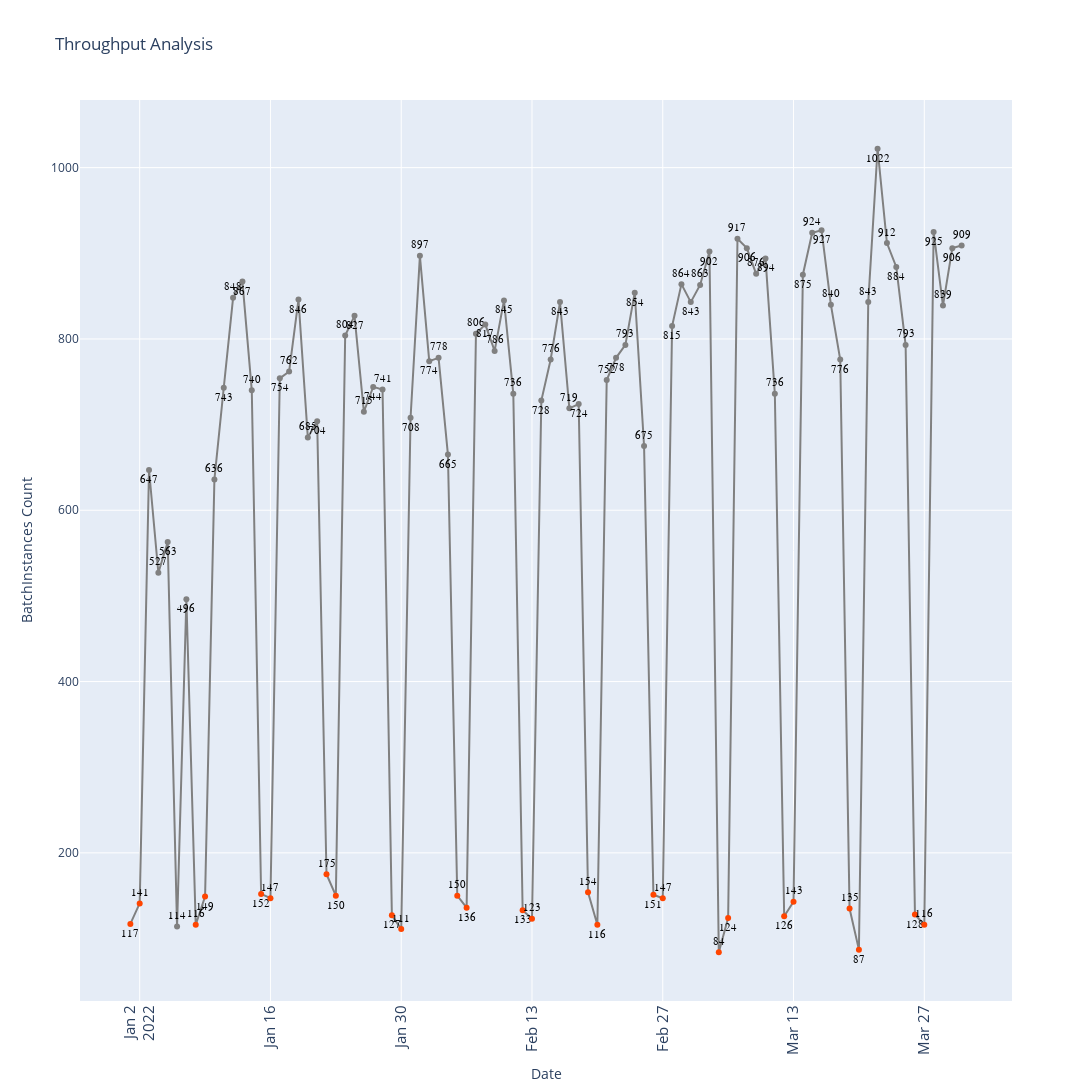

The notebook cell saved with this chart:
### Markdown cell above
##### Throughput of Batches per Day

### Code cell
cypher_throughput_analysis = """
    MATCH (n:BatchInstance)
    WITH n, date(n.earliest_timestamp) AS day
    RETURN day,
           count(n) AS batch_count
    ORDER BY day
"""


def throughput_analysis(uri, username, password, cypher_throughput_analysis):
    driver = GraphDatabase.driver(uri, auth=(username, password))
    with driver.session() as session:
        result = session.run(cypher_throughput_analysis)
        data = result.data()
        return data
    
results_throughput_analysis = throughput_analysis(uri, username, password, cypher_throughput_analysis)

days = [str(row['day']) for row in results_throughput_analysis]
batch_counts = [row['batch_count'] for row in results_throughput_analysis]

dates = [datetime.strptime(day, '%Y-%m-%d') for day in days]

colors = ['gray' if date.weekday() < 5 else 'orangered' for date in dates]


fig = go.Figure()

fig.add_trace(go.Scatter(
    x=days,
    y=batch_counts,
    mode='lines',
    line=dict(color='gray'),
    showlegend=False
))

for i, day in enumerate(days):
    text_position = 'bottom center' if i % 2 == 0 else 'top center'
    fig.add_trace(go.Scatter(
        x=[day],
        y=[batch_counts[i]],
        mode='markers+text',
        marker=dict(color=colors[i]),
        text=[batch_counts[i]],
        textposition=text_position,
        textfont=dict(size=11, color='black', family='Arial Black'),
        showlegend=False
    ))

fig.update_layout(
    title='Throughput Analysis',
    xaxis_title='Date',
    yaxis_title='BatchInstances Count',
    xaxis_tickangle=-90,
    xaxis_tickfont_size=15,
    width=1600,
    height=1200
)

fig.update_layout(hovermode='x unified')

fig.show()

#pio.write_image(fig, 'BatchInstancesThroughputAnalysis.png', width=1000, height=600, scale=3)

### Figure 1 — Plotly figure (JSON) as saved in the notebook; plotly's stock layout.template omitted (floating-point values rounded to 4 significant figures)
{"data": [{"line": {"color": "gray"}, "mode": "lines", "showlegend": false, "type": "scatter", "x": ["2022-01-01", "2022-01-02", "2022-01-03", "2022-01-04", "2022-01-05", "2022-01-06", "2022-01-07", "2022-01-08", "2022-01-09", "2022-01-10", "2022-01-11", "2022-01-12", "2022-01-13", "2022-01-14", "2022-01-15", "2022-01-16", "2022-01-17", "2022-01-18", "2022-01-19", "2022-01-20", "2022-01-21", "2022-01-22", "2022-01-23", "2022-01-24", "2022-01-25", "2022-01-26", "2022-01-27", "2022-01-28", "2022-01-29", "2022-01-30", "2022-01-31", "2022-02-01", "2022-02-02", "2022-02-03", "2022-02-04", "2022-02-05", "2022-02-06", "2022-02-07", "2022-02-08", "2022-02-09", "2022-02-10", "2022-02-11", "2022-02-12", "2022-02-13", "2022-02-14", "2022-02-15", "2022-02-16", "2022-02-17", "2022-02-18", "2022-02-19", "2022-02-20", "2022-02-21", "2022-02-22", "2022-02-23", "2022-02-24", "2022-02-25", "2022-02-26", "2022-02-27", "2022-02-28", "2022-03-01", "2022-03-02", "2022-03-03", "2022-03-04", "2022-03-05", "2022-03-06", "2022-03-07", "2022-03-08", "2022-03-09", "2022-03-10", "2022-03-11", "2022-03-12", "2022-03-13", "2022-03-14", "2022-03-15", "2022-03-16", "2022-03-17", "2022-03-18", "2022-03-19", "2022-03-20", "2022-03-21", "2022-03-22", "2022-03-23", "2022-03-24", "2022-03-25", "2022-03-26", "2022-03-27", "2022-03-28", "2022-03-29", "2022-03-30", "2022-03-31"], "y": [117, 141, 647, 527, 563, 114, 496, 116, 149, 636, 743, 848, 867, 740, 152, 147, 754, 762, 846, 685, 704, 175, 150, 804, 827, 715, 744, 741, 127, 111, 708, 897, 774, 778, 665, 150, 136, 806, 817, 786, 845, 736, 133, 123, 728, 776, 843, 719, 724, 154, 116, 752, 778, 793, 854, 675, 151, 147, 815, 864, 843, 863, 902, 84, 124, 917, 906, 876, 894, 736, 126, 143, 875, 924, 927, 840, 776, 135, 87, 843, 1022, 912, 884, 793, 128, 116, 925, 839, 906, 909]}, {"marker": {"color": "orangered"}, "mode": "markers+text", "showlegend": false, "text": ["117"], "textfont": {"color": "black", "family": "Arial Black", "size": 11}, "textposition": "bottom center", "type": "scatter", "x": ["2022-01-01"], "y": [117]}, {"marker": {"color": "orangered"}, "mode": "markers+text", "showlegend": false, "text": ["141"], "textfont": {"color": "black", "family": "Arial Black", "size": 11}, "textposition": "top center", "type": "scatter", "x": ["2022-01-02"], "y": [141]}, {"marker": {"color": "gray"}, "mode": "markers+text", "showlegend": false, "text": ["647"], "textfont": {"color": "black", "family": "Arial Black", "size": 11}, "textposition": "bottom center", "type": "scatter", "x": ["2022-01-03"], "y": [647]}, {"marker": {"color": "gray"}, "mode": "markers+text", "showlegend": false, "text": ["527"], "textfont": {"color": "black", "family": "Arial Black", "size": 11}, "textposition": "top center", "type": "scatter", "x": ["2022-01-04"], "y": [527]}, {"marker": {"color": "gray"}, "mode": "markers+text", "showlegend": false, "text": ["563"], "textfont": {"color": "black", "family": "Arial Black", "size": 11}, "textposition": "bottom center", "type": "scatter", "x": ["2022-01-05"], "y": [563]}, {"marker": {"color": "gray"}, "mode": "markers+text", "showlegend": false, "text": ["114"], "textfont": {"color": "black", "family": "Arial Black", "size": 11}, "textposition": "top center", "type": "scatter", "x": ["2022-01-06"], "y": [114]}, {"marker": {"color": "gray"}, "mode": "markers+text", "showlegend": false, "text": ["496"], "textfont": {"color": "black", "family": "Arial Black", "size": 11}, "textposition": "bottom center", "type": "scatter", "x": ["2022-01-07"], "y": [496]}, {"marker": {"color": "orangered"}, "mode": "markers+text", "showlegend": false, "text": ["116"], "textfont": {"color": "black", "family": "Arial Black", "size": 11}, "textposition": "top center", "type": "scatter", "x": ["2022-01-08"], "y": [116]}, {"marker": {"color": "orangered"}, "mode": "markers+text", "showlegend": false, "text": ["149"], "textfont": {"color": "black", "family": "Arial Black", "size": 11}, "textposition": "bottom center", "type": "scatter", "x": ["2022-01-09"], "y": [149]}, {"marker": {"color": "gray"}, "mode": "markers+text", "showlegend": false, "text": ["636"], "textfont": {"color": "black", "family": "Arial Black", "size": 11}, "textposition": "top center", "type": "scatter", "x": ["2022-01-10"], "y": [636]}, {"marker": {"color": "gray"}, "mode": "markers+text", "showlegend": false, "text": ["743"], "textfont": {"color": "black", "family": "Arial Black", "size": 11}, "textposition": "bottom center", "type": "scatter", "x": ["2022-01-11"], "y": [743]}, {"marker": {"color": "gray"}, "mode": "markers+text", "showlegend": false, "text": ["848"], "textfont": {"color": "black", "family": "Arial Black", "size": 11}, "textposition": "top center", "type": "scatter", "x": ["2022-01-12"], "y": [848]}, {"marker": {"color": "gray"}, "mode": "markers+text", "showlegend": false, "text": ["867"], "textfont": {"color": "black", "family": "Arial Black", "size": 11}, "textposition": "bottom center", "type": "scatter", "x": ["2022-01-13"], "y": [867]}, {"marker": {"color": "gray"}, "mode": "markers+text", "showlegend": false, "text": ["740"], "textfont": {"color": "black", "family": "Arial Black", "size": 11}, "textposition": "top center", "type": "scatter", "x": ["2022-01-14"], "y": [740]}, {"marker": {"color": "orangered"}, "mode": "markers+text", "showlegend": false, "text": ["152"], "textfont": {"color": "black", "family": "Arial Black", "size": 11}, "textposition": "bottom center", "type": "scatter", "x": ["2022-01-15"], "y": [152]}, {"marker": {"color": "orangered"}, "mode": "markers+text", "showlegend": false, "text": ["147"], "textfont": {"color": "black", "family": "Arial Black", "size": 11}, "textposition": "top center", "type": "scatter", "x": ["2022-01-16"], "y": [147]}, {"marker": {"color": "gray"}, "mode": "markers+text", "showlegend": false, "text": ["754"], "textfont": {"color": "black", "family": "Arial Black", "size": 11}, "textposition": "bottom center", "type": "scatter", "x": ["2022-01-17"], "y": [754]}, {"marker": {"color": "gray"}, "mode": "markers+text", "showlegend": false, "text": ["762"], "textfont": {"color": "black", "family": "Arial Black", "size": 11}, "textposition": "top center", "type": "scatter", "x": ["2022-01-18"], "y": [762]}, {"marker": {"color": "gray"}, "mode": "markers+text", "showlegend": false, "text": ["846"], "textfont": {"color": "black", "family": "Arial Black", "size": 11}, "textposition": "bottom center", "type": "scatter", "x": ["2022-01-19"], "y": [846]}, {"marker": {"color": "gray"}, "mode": "markers+text", "showlegend": false, "text": ["685"], "textfont": {"color": "black", "family": "Arial Black", "size": 11}, "textposition": "top center", "type": "scatter", "x": ["2022-01-20"], "y": [685]}, {"marker": {"color": "gray"}, "mode": "markers+text", "showlegend": false, "text": ["704"], "textfont": {"color": "black", "family": "Arial Black", "size": 11}, "textposition": "bottom center", "type": "scatter", "x": ["2022-01-21"], "y": [704]}, {"marker": {"color": "orangered"}, "mode": "markers+text", "showlegend": false, "text": ["175"], "textfont": {"color": "black", "family": "Arial Black", "size": 11}, "textposition": "top center", "type": "scatter", "x": ["2022-01-22"], "y": [175]}, {"marker": {"color": "orangered"}, "mode": "markers+text", "showlegend": false, "text": ["150"], "textfont": {"color": "black", "family": "Arial Black", "size": 11}, "textposition": "bottom center", "type": "scatter", "x": ["2022-01-23"], "y": [150]}, {"marker": {"color": "gray"}, "mode": "markers+text", "showlegend": false, "text": ["804"], "textfont": {"color": "black", "family": "Arial Black", "size": 11}, "textposition": "top center", "type": "scatter", "x": ["2022-01-24"], "y": [804]}, {"marker": {"color": "gray"}, "mode": "markers+text", "showlegend": false, "text": ["827"], "textfont": {"color": "black", "family": "Arial Black", "size": 11}, "textposition": "bottom center", "type": "scatter", "x": ["2022-01-25"], "y": [827]}, {"marker": {"color": "gray"}, "mode": "markers+text", "showlegend": false, "text": ["715"], "textfont": {"color": "black", "family": "Arial Black", "size": 11}, "textposition": "top center", "type": "scatter", "x": ["2022-01-26"], "y": [715]}, {"marker": {"color": "gray"}, "mode": "markers+text", "showlegend": false, "text": ["744"], "textfont": {"color": "black", "family": "Arial Black", "size": 11}, "textposition": "bottom center", "type": "scatter", "x": ["2022-01-27"], "y": [744]}, {"marker": {"color": "gray"}, "mode": "markers+text", "showlegend": false, "text": ["741"], "textfont": {"color": "black", "family": "Arial Black", "size": 11}, "textposition": "top center", "type": "scatter", "x": ["2022-01-28"], "y": [741]}, {"marker": {"color": "orangered"}, "mode": "markers+text", "showlegend": false, "text": ["127"], "textfont": {"color": "black", "family": "Arial Black", "size": 11}, "textposition": "bottom center", "type": "scatter", "x": ["2022-01-29"], "y": [127]}, {"marker": {"color": "orangered"}, "mode": "markers+text", "showlegend": false, "text": ["111"], "textfont": {"color": "black", "family": "Arial Black", "size": 11}, "textposition": "top center", "type": "scatter", "x": ["2022-01-30"], "y": [111]}, {"marker": {"color": "gray"}, "mode": "markers+text", "showlegend": false, "text": ["708"], "textfont": {"color": "black", "family": "Arial Black", "size": 11}, "textposition": "bottom center", "type": "scatter", "x": ["2022-01-31"], "y": [708]}, {"marker": {"color": "gray"}, "mode": "markers+text", "showlegend": false, "text": ["897"], "textfont": {"color": "black", "family": "Arial Black", "size": 11}, "textposition": "top center", "type": "scatter", "x": ["2022-02-01"], "y": [897]}, {"marker": {"color": "gray"}, "mode": "markers+text", "showlegend": false, "text": ["774"], "textfont": {"color": "black", "family": "Arial Black", "size": 11}, "textposition": "bottom center", "type": "scatter", "x": ["2022-02-02"], "y": [774]}, {"marker": {"color": "gray"}, "mode": "markers+text", "showlegend": false, "text": ["778"], "textfont": {"color": "black", "family": "Arial Black", "size": 11}, "textposition": "top center", "type": "scatter", "x": ["2022-02-03"], "y": [778]}, {"marker": {"color": "gray"}, "mode": "markers+text", "showlegend": false, "text": ["665"], "textfont": {"color": "black", "family": "Arial Black", "size": 11}, "textposition": "bottom center", "type": "scatter", "x": ["2022-02-04"], "y": [665]}, {"marker": {"color": "orangered"}, "mode": "markers+text", "showlegend": false, "text": ["150"], "textfont": {"color": "black", "family": "Arial Black", "size": 11}, "textposition": "top center", "type": "scatter", "x": ["2022-02-05"], "y": [150]}, {"marker": {"color": "orangered"}, "mode": "markers+text", "showlegend": false, "text": ["136"], "textfont": {"color": "black", "family": "Arial Black", "size": 11}, "textposition": "bottom center", "type": "scatter", "x": ["2022-02-06"], "y": [136]}, {"marker": {"color": "gray"}, "mode": "markers+text", "showlegend": false, "text": ["806"], "textfont": {"color": "black", "family": "Arial Black", "size": 11}, "textposition": "top center", "type": "scatter", "x": ["2022-02-07"], "y": [806]}, {"marker": {"color": "gray"}, "mode": "markers+text", "showlegend": false, "text": ["817"], "textfont": {"color": "black", "family": "Arial Black", "size": 11}, "textposition": "bottom center", "type": "scatter", "x": ["2022-02-08"], "y": [817]}, {"marker": {"color": "gray"}, "mode": "markers+text", "showlegend": false, "text": ["786"], "textfont": {"color": "black", "family": "Arial Black", "size": 11}, "textposition": "top center", "type": "scatter", "x": ["2022-02-09"], "y": [786]}, {"marker": {"color": "gray"}, "mode": "markers+text", "showlegend": false, "text": ["845"], "textfont": {"color": "black", "family": "Arial Black", "size": 11}, "textposition": "bottom center", "type": "scatter", "x": ["2022-02-10"], "y": [845]}, {"marker": {"color": "gray"}, "mode": "markers+text", "showlegend": false, "text": ["736"], "textfont": {"color": "black", "family": "Arial Black", "size": 11}, "textposition": "top center", "type": "scatter", "x": ["2022-02-11"], "y": [736]}, {"marker": {"color": "orangered"}, "mode": "markers+text", "showlegend": false, "text": ["133"], "textfont": {"color": "black", "family": "Arial Black", "size": 11}, "textposition": "bottom center", "type": "scatter", "x": ["2022-02-12"], "y": [133]}, {"marker": {"color": "orangered"}, "mode": "markers+text", "showlegend": false, "text": ["123"], "textfont": {"color": "black", "family": "Arial Black", "size": 11}, "textposition": "top center", "type": "scatter", "x": ["2022-02-13"], "y": [123]}, {"marker": {"color": "gray"}, "mode": "markers+text", "showlegend": false, "text": ["728"], "textfont": {"color": "black", "family": "Arial Black", "size": 11}, "textposition": "bottom center", "type": "scatter", "x": ["2022-02-14"], "y": [728]}, {"marker": {"color": "gray"}, "mode": "markers+text", "showlegend": false, "text": ["776"], "textfont": {"color": "black", "family": "Arial Black", "size": 11}, "textposition": "top center", "type": "scatter", "x": ["2022-02-15"], "y": [776]}, {"marker": {"color": "gray"}, "mode": "markers+text", "showlegend": false, "text": ["843"], "textfont": {"color": "black", "family": "Arial Black", "size": 11}, "textposition": "bottom center", "type": "scatter", "x": ["2022-02-16"], "y": [843]}, {"marker": {"color": "gray"}, "mode": "markers+text", "showlegend": false, "text": ["719"], "textfont": {"color": "black", "family": "Arial Black", "size": 11}, "textposition": "top center", "type": "scatter", "x": ["2022-02-17"], "y": [719]}, {"marker": {"color": "gray"}, "mode": "markers+text", "showlegend": false, "text": ["724"], "textfont": {"color": "black", "family": "Arial Black", "size": 11}, "textposition": "bottom center", "type": "scatter", "x": ["2022-02-18"], "y": [724]}, {"marker": {"color": "orangered"}, "mode": "markers+text", "showlegend": false, "text": ["154"], "textfont": {"color": "black", "family": "Arial Black", "size": 11}, "textposition": "top center", "type": "scatter", "x": ["2022-02-19"], "y": [154]}, {"marker": {"color": "orangered"}, "mode": "markers+text", "showlegend": false, "text": ["116"], "textfont": {"color": "black", "family": "Arial Black", "size": 11}, "textposition": "bottom center", "type": "scatter", "x": ["2022-02-20"], "y": [116]}, {"marker": {"color": "gray"}, "mode": "markers+text", "showlegend": false, "text": ["752"], "textfont": {"color": "black", "family": "Arial Black", "size": 11}, "textposition": "top center", "type": "scatter", "x": ["2022-02-21"], "y": [752]}, {"marker": {"color": "gray"}, "mode": "markers+text", "showlegend": false, "text": ["778"], "textfont": {"color": "black", "family": "Arial Black", "size": 11}, "textposition": "bottom center", "type": "scatter", "x": ["2022-02-22"], "y": [778]}, {"marker": {"color": "gray"}, "mode": "markers+text", "showlegend": false, "text": ["793"], "textfont": {"color": "black", "family": "Arial Black", "size": 11}, "textposition": "top center", "type": "scatter", "x": ["2022-02-23"], "y": [793]}, {"marker": {"color": "gray"}, "mode": "markers+text", "showlegend": false, "text": ["854"], "textfont": {"color": "black", "family": "Arial Black", "size": 11}, "textposition": "bottom center", "type": "scatter", "x": ["2022-02-24"], "y": [854]}, {"marker": {"color": "gray"}, "mode": "markers+text", "showlegend": false, "text": ["675"], "textfont": {"color": "black", "family": "Arial Black", "size": 11}, "textposition": "top center", "type": "scatter", "x": ["2022-02-25"], "y": [675]}, {"marker": {"color": "orangered"}, "mode": "markers+text", "showlegend": false, "text": ["151"], "textfont": {"color": "black", "family": "Arial Black", "size": 11}, "textposition": "bottom center", "type": "scatter", "x": ["2022-02-26"], "y": [151]}, {"marker": {"color": "orangered"}, "mode": "markers+text", "showlegend": false, "text": ["147"], "textfont": {"color": "black", "family": "Arial Black", "size": 11}, "textposition": "top center", "type": "scatter", "x": ["2022-02-27"], "y": [147]}, {"marker": {"color": "gray"}, "mode": "markers+text", "showlegend": false, "text": ["815"], "textfont": {"color": "black", "family": "Arial Black", "size": 11}, "textposition": "bottom center", "type": "scatter", "x": ["2022-02-28"], "y": [815]}, {"marker": {"color": "gray"}, "mode": "markers+text", "showlegend": false, "text": ["864"], "textfont": {"color": "black", "family": "Arial Black", "size": 11}, "textposition": "top center", "type": "scatter", "x": ["2022-03-01"], "y": [864]}, {"marker": {"color": "gray"}, "mode": "markers+text", "showlegend": false, "text": ["843"], "textfont": {"color": "black", "family": "Arial Black", "size": 11}, "textposition": "bottom center", "type": "scatter", "x": ["2022-03-02"], "y": [843]}, {"marker": {"color": "gray"}, "mode": "markers+text", "showlegend": false, "text": ["863"], "textfont": {"color": "black", "family": "Arial Black", "size": 11}, "textposition": "top center", "type": "scatter", "x": ["2022-03-03"], "y": [863]}, {"marker": {"color": "gray"}, "mode": "markers+text", "showlegend": false, "text": ["902"], "textfont": {"color": "black", "family": "Arial Black", "size": 11}, "textposition": "bottom center", "type": "scatter", "x": ["2022-03-04"], "y": [902]}, {"marker": {"color": "orangered"}, "mode": "markers+text", "showlegend": false, "text": ["84"], "textfont": {"color": "black", "family": "Arial Black", "size": 11}, "textposition": "top center", "type": "scatter", "x": ["2022-03-05"], "y": [84]}, {"marker": {"color": "orangered"}, "mode": "markers+text", "showlegend": false, "text": ["124"], "textfont": {"color": "black", "family": "Arial Black", "size": 11}, "textposition": "bottom center", "type": "scatter", "x": ["2022-03-06"], "y": [124]}, {"marker": {"color": "gray"}, "mode": "markers+text", "showlegend": false, "text": ["917"], "textfont": {"color": "black", "family": "Arial Black", "size": 11}, "textposition": "top center", "type": "scatter", "x": ["2022-03-07"], "y": [917]}, {"marker": {"color": "gray"}, "mode": "markers+text", "showlegend": false, "text": ["906"], "textfont": {"color": "black", "family": "Arial Black", "size": 11}, "textposition": "bottom center", "type": "scatter", "x": ["2022-03-08"], "y": [906]}, {"marker": {"color": "gray"}, "mode": "markers+text", "showlegend": false, "text": ["876"], "textfont": {"color": "black", "family": "Arial Black", "size": 11}, "textposition": "top center", "type": "scatter", "x": ["2022-03-09"], "y": [876]}, {"marker": {"color": "gray"}, "mode": "markers+text", "showlegend": false, "text": ["894"], "textfont": {"color": "black", "family": "Arial Black", "size": 11}, "textposition": "bottom center", "type": "scatter", "x": ["2022-03-10"], "y": [894]}, {"marker": {"color": "gray"}, "mode": "markers+text", "showlegend": false, "text": ["736"], "textfont": {"color": "black", "family": "Arial Black", "size": 11}, "textposition": "top center", "type": "scatter", "x": ["2022-03-11"], "y": [736]}, {"marker": {"color": "orangered"}, "mode": "markers+text", "showlegend": false, "text": ["126"], "textfont": {"color": "black", "family": "Arial Black", "size": 11}, "textposition": "bottom center", "type": "scatter", "x": ["2022-03-12"], "y": [126]}, {"marker": {"color": "orangered"}, "mode": "markers+text", "showlegend": false, "text": ["143"], "textfont": {"color": "black", "family": "Arial Black", "size": 11}, "textposition": "top center", "type": "scatter", "x": ["2022-03-13"], "y": [143]}, {"marker": {"color": "gray"}, "mode": "markers+text", "showlegend": false, "text": ["875"], "textfont": {"color": "black", "family": "Arial Black", "size": 11}, "textposition": "bottom center", "type": "scatter", "x": ["2022-03-14"], "y": [875]}, {"marker": {"color": "gray"}, "mode": "markers+text", "showlegend": false, "text": ["924"], "textfont": {"color": "black", "family": "Arial Black", "size": 11}, "textposition": "top center", "type": "scatter", "x": ["2022-03-15"], "y": [924]}, {"marker": {"color": "gray"}, "mode": "markers+text", "showlegend": false, "text": ["927"], "textfont": {"color": "black", "family": "Arial Black", "size": 11}, "textposition": "bottom center", "type": "scatter", "x": ["2022-03-16"], "y": [927]}, {"marker": {"color": "gray"}, "mode": "markers+text", "showlegend": false, "text": ["840"], "textfont": {"color": "black", "family": "Arial Black", "size": 11}, "textposition": "top center", "type": "scatter", "x": ["2022-03-17"], "y": [840]}, {"marker": {"color": "gray"}, "mode": "markers+text", "showlegend": false, "text": ["776"], "textfont": {"color": "black", "family": "Arial Black", "size": 11}, "textposition": "bottom center", "type": "scatter", "x": ["2022-03-18"], "y": [776]}, {"marker": {"color": "orangered"}, "mode": "markers+text", "showlegend": false, "text": ["135"], "textfont": {"color": "black", "family": "Arial Black", "size": 11}, "textposition": "top center", "type": "scatter", "x": ["2022-03-19"], "y": [135]}, {"marker": {"color": "orangered"}, "mode": "markers+text", "showlegend": false, "text": ["87"], "textfont": {"color": "black", "family": "Arial Black", "size": 11}, "textposition": "bottom center", "type": "scatter", "x": ["2022-03-20"], "y": [87]}, {"marker": {"color": "gray"}, "mode": "markers+text", "showlegend": false, "text": ["843"], "textfont": {"color": "black", "family": "Arial Black", "size": 11}, "textposition": "top center", "type": "scatter", "x": ["2022-03-21"], "y": [843]}, {"marker": {"color": "gray"}, "mode": "markers+text", "showlegend": false, "text": ["1022"], "textfont": {"color": "black", "family": "Arial Black", "size": 11}, "textposition": "bottom center", "type": "scatter", "x": ["2022-03-22"], "y": [1022]}, {"marker": {"color": "gray"}, "mode": "markers+text", "showlegend": false, "text": ["912"], "textfont": {"color": "black", "family": "Arial Black", "size": 11}, "textposition": "top center", "type": "scatter", "x": ["2022-03-23"], "y": [912]}, {"marker": {"color": "gray"}, "mode": "markers+text", "showlegend": false, "text": ["884"], "textfont": {"color": "black", "family": "Arial Black", "size": 11}, "textposition": "bottom center", "type": "scatter", "x": ["2022-03-24"], "y": [884]}, {"marker": {"color": "gray"}, "mode": "markers+text", "showlegend": false, "text": ["793"], "textfont": {"color": "black", "family": "Arial Black", "size": 11}, "textposition": "top center", "type": "scatter", "x": ["2022-03-25"], "y": [793]}, {"marker": {"color": "orangered"}, "mode": "markers+text", "showlegend": false, "text": ["128"], "textfont": {"color": "black", "family": "Arial Black", "size": 11}, "textposition": "bottom center", "type": "scatter", "x": ["2022-03-26"], "y": [128]}, {"marker": {"color": "orangered"}, "mode": "markers+text", "showlegend": false, "text": ["116"], "textfont": {"color": "black", "family": "Arial Black", "size": 11}, "textposition": "top center", "type": "scatter", "x": ["2022-03-27"], "y": [116]}, {"marker": {"color": "gray"}, "mode": "markers+text", "showlegend": false, "text": ["925"], "textfont": {"color": "black", "family": "Arial Black", "size": 11}, "textposition": "bottom center", "type": "scatter", "x": ["2022-03-28"], "y": [925]}, {"marker": {"color": "gray"}, "mode": "markers+text", "showlegend": false, "text": ["839"], "textfont": {"color": "black", "family": "Arial Black", "size": 11}, "textposition": "top center", "type": "scatter", "x": ["2022-03-29"], "y": [839]}, {"marker": {"color": "gray"}, "mode": "markers+text", "showlegend": false, "text": ["906"], "textfont": {"color": "black", "family": "Arial Black", "size": 11}, "textposition": "bottom center", "type": "scatter", "x": ["2022-03-30"], "y": [906]}, {"marker": {"color": "gray"}, "mode": "markers+text", "showlegend": false, "text": ["909"], "textfont": {"color": "black", "family": "Arial Black", "size": 11}, "textposition": "top center", "type": "scatter", "x": ["2022-03-31"], "y": [909]}], "layout": {"height": 1200, "hovermode": "x unified", "title": {"text": "Throughput Analysis"}, "width": 1600, "xaxis": {"tickangle": -90, "tickfont": {"size": 15}, "title": {"text": "Date"}}, "yaxis": {"title": {"text": "BatchInstances Count"}}}}
